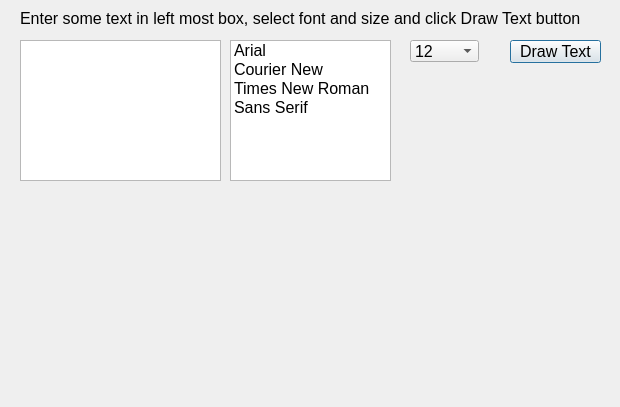
<?xml version="1.0" encoding="UTF-8"?>
<ui version="4.0">
 <class>Dialog</class>
 <widget class="QDialog" name="Dialog">
  <property name="geometry">
   <rect>
    <x>0</x>
    <y>0</y>
    <width>620</width>
    <height>407</height>
   </rect>
  </property>
  <property name="windowTitle">
   <string>Dialog</string>
  </property>
  <widget class="QTextEdit" name="textEdit">
   <property name="geometry">
    <rect>
     <x>20</x>
     <y>40</y>
     <width>201</width>
     <height>141</height>
    </rect>
   </property>
   <property name="font">
    <font>
     <pointsize>12</pointsize>
    </font>
   </property>
  </widget>
  <widget class="QListWidget" name="listWidgetFont">
   <property name="geometry">
    <rect>
     <x>230</x>
     <y>40</y>
     <width>161</width>
     <height>141</height>
    </rect>
   </property>
   <property name="font">
    <font>
     <pointsize>12</pointsize>
    </font>
   </property>
   <item>
    <property name="text">
     <string>Arial</string>
    </property>
   </item>
   <item>
    <property name="text">
     <string>Courier New</string>
    </property>
   </item>
   <item>
    <property name="text">
     <string>Times New Roman</string>
    </property>
   </item>
   <item>
    <property name="text">
     <string>Sans Serif</string>
    </property>
   </item>
  </widget>
  <widget class="QComboBox" name="comboBoxFontSize">
   <property name="geometry">
    <rect>
     <x>410</x>
     <y>40</y>
     <width>69</width>
     <height>22</height>
    </rect>
   </property>
   <property name="font">
    <font>
     <pointsize>12</pointsize>
    </font>
   </property>
   <item>
    <property name="text">
     <string>12</string>
    </property>
   </item>
   <item>
    <property name="text">
     <string>14</string>
    </property>
   </item>
   <item>
    <property name="text">
     <string>16</string>
    </property>
   </item>
   <item>
    <property name="text">
     <string>18</string>
    </property>
   </item>
   <item>
    <property name="text">
     <string>20</string>
    </property>
   </item>
  </widget>
  <widget class="QPushButton" name="pushButtonDrawText">
   <property name="geometry">
    <rect>
     <x>510</x>
     <y>40</y>
     <width>91</width>
     <height>23</height>
    </rect>
   </property>
   <property name="font">
    <font>
     <pointsize>12</pointsize>
    </font>
   </property>
   <property name="text">
    <string>Draw Text</string>
   </property>
  </widget>
  <widget class="QLabel" name="label">
   <property name="geometry">
    <rect>
     <x>20</x>
     <y>10</y>
     <width>581</width>
     <height>16</height>
    </rect>
   </property>
   <property name="font">
    <font>
     <pointsize>12</pointsize>
    </font>
   </property>
   <property name="text">
    <string>Enter some text in left most box, select font and size and click Draw Text button</string>
   </property>
  </widget>
 </widget>
 <resources/>
 <connections/>
</ui>
